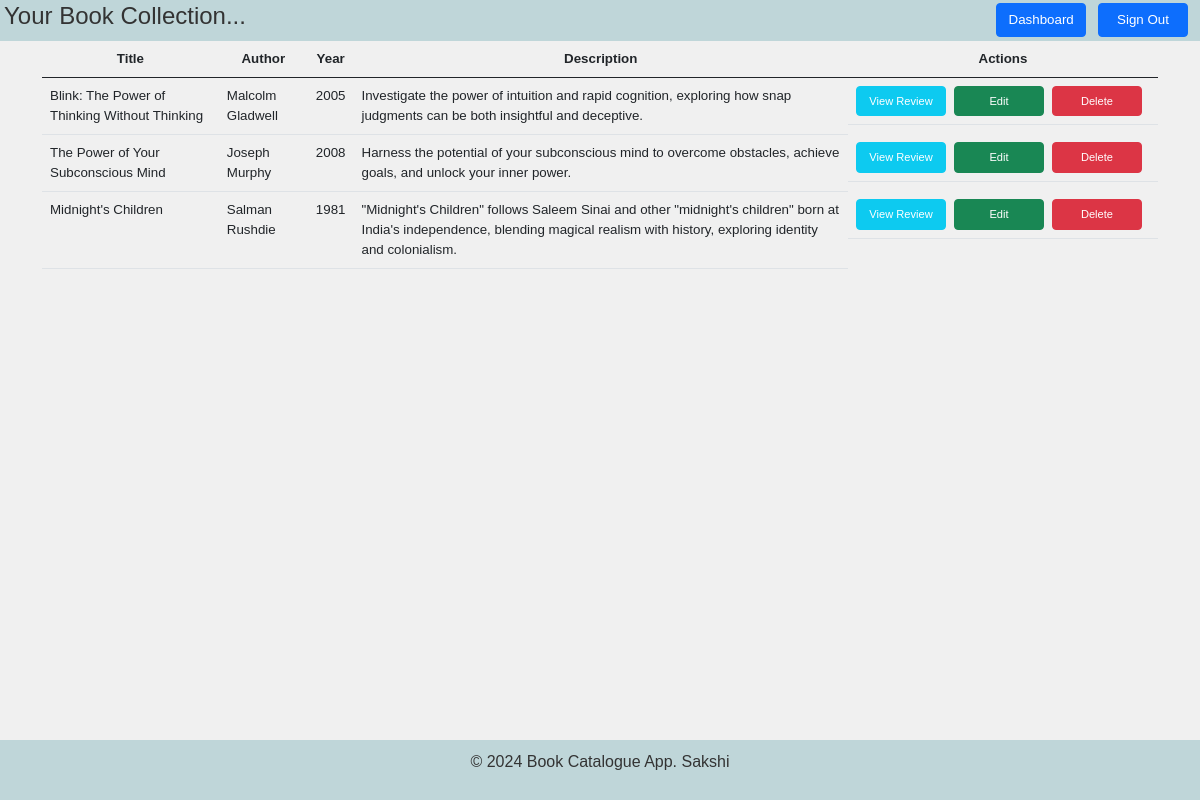
Page /book_list/ (signed in) on the committed database.
### access/models.py (models this page shows, shortened)
class Book(models.Model):
    Book_id = models.AutoField(primary_key=True, default=None)
    user = models.ForeignKey(User, on_delete=models.CASCADE)
    book_name = models.CharField(max_length=200)
    author_name = models.CharField(max_length=200, null=True)
    year_of_release = models.IntegerField()
    description = models.TextField()
    rating = models.IntegerField(choices=[(i, i) for i in range(1, 6)])
    comment = models.TextField()
    public = models.BooleanField(default=False)
    created_at = models.DateTimeField(auto_now=True, null=True)

### access/views.py (the view)
# urls.py: path("book_list/", book_list, name="book_list"),
@login_required
def book_list(request):
    if request.method == "GET":
        book_list = Book.objects.filter(user=request.user).order_by("-created_at")
    return render(request, "book_list.html", {"books": book_list})

### access/templates/book_list.html (shortened to what this page needs)
<!doctype html>
<html lang="en">
<head>
    <link href="https://cdn.jsdelivr.net/npm/bootstrap@5.0.2/dist/css/bootstrap.min.css" rel="stylesheet">
</head>
<body>
    <header>
        <div class="header-content">
            {% if user.is_authenticated %}
            <div class="welcome">
                <h4>Your Book Collection...</h4>
            </div>
            <div class="logout">
                <a href="/home/" class="btn btn-primary">Dashboard</a>
                <a href="/signout/" class="btn btn-primary">Sign Out</a>
            </div>
            {% endif %}
        </div>
    </header>
    <div class="container">
        <table class="table">
            <thead class="thead-dark">
                <tr>
                    <th scope="col">Title</th>
                    <th scope="col">Author</th>
                    <th scope="col">Year</th>
                    <th scope="col">Description</th>
                    <th scope="col">Actions</th>
                </tr>
            </thead>
            <tbody>
                {% for book in books %}
                <tr>
                    <td>{{ book.book_name }}</td>
                    <td>{{ book.author_name }}</td>
                    <td>{{ book.year_of_release }}</td>
                    <td>{{ book.description }}</td>
                    <td class="action-button">
                        <button class="btn btn-info" onclick="openReview(this)" data-rating="{{ book.rating }}"
                            data-comment="{{ book.comment }}" data-public="{{ book.public }}">View Review</button>
                        <a href="/edit_book/{{book.Book_id}}/" class="btn btn-success">Edit</a>
                        <a href="/delete_book/{{book.Book_id}}/" class="btn btn-danger">Delete</a>
                    </td>
                </tr>
                {% endfor %}
            </tbody>
        </table>
    </div>
    <footer>
        <p>&copy; 2024 Book Catalogue App. Sakshi</p>
    </footer>
</body>
</html>

### access/templates/book_list.html (style rules this page uses)
body { font-family: Arial, sans-serif; margin: 0; padding: 0; height: 100vh; display: flex; flex-direction: column; background-color: #f0f0f0; }
header { background-color: #bfd6d9; color: #333; padding: 2px 4px; }
.header-content { display: flex; align-items: center; }
.logout { margin-left: auto; }
footer { background-color: #bfd6d9; color: #333; padding: 10px 20px; margin-top: auto; text-align: center; }
.table th { font-size: smaller; text-align: center; }
.table td { font-size: smaller; }
.action-button { display: flex; margin-left: auto; }
.btn { font-size: smaller; color: #ffffff; margin-right: 8px; width: 90px; }

### rows in the picture
Book: book_name "Blink: The Power of Thinking Without Thinking", author_name "Malcolm Gladwell", year_of_release "2005", description "Investigate the power of intuition and rapid cognition, exploring how snap judgments can be both insightful and deceptive."
Book: book_name "The Power of Your Subconscious Mind", author_name "Joseph Murphy", year_of_release "2008", description "Harness the potential of your subconscious mind to overcome obstacles, achieve goals, and unlock your inner power."
Book: book_name "Midnight's Children", author_name "Salman Rushdie", year_of_release "1981", description "\"Midnight's Children\" follows Saleem Sinai and other \"midnight's children\" born at India's independence, blending magical realism with history, exploring identity and colonialism."
